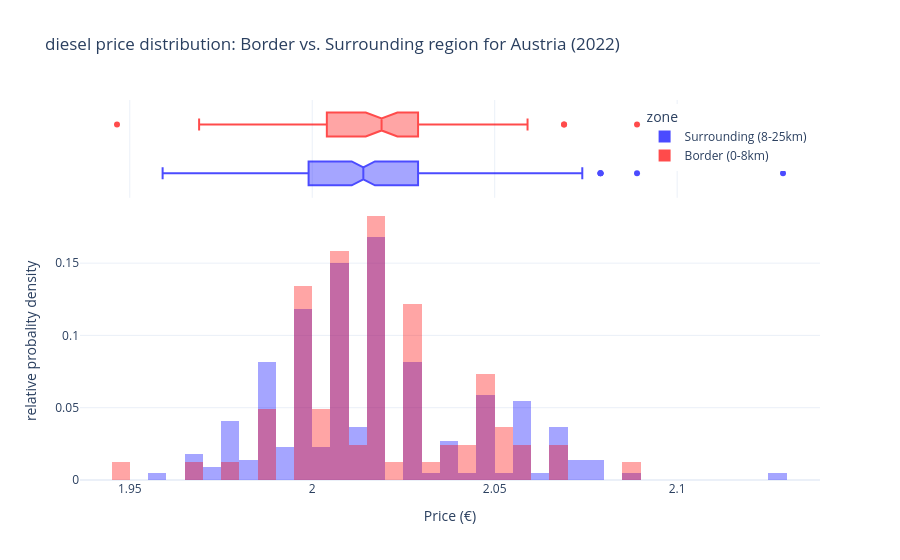

Notebook code cell kept with this figure:
### Markdown cell above
To visualize the (missing) price difference we plot the median prices for a year and for a specific border region.

### Code cell
year = 2022
country = "Austria"
 

show_border_price_difference(median_path, non_autobahn_border_path, "diesel", country, year)

### Figure 1 — Plotly figure (JSON) as saved in the notebook; plotly's stock layout.template omitted (floating-point values rounded to 4 significant figures; data arrays with more than 128 entries replaced by an {"elided": "..."} marker saying what was removed)
{"data": [{"bingroup": "x", "histnorm": "probability", "hovertemplate": "zone=Surrounding (8-25km)<br>daily median (€)=%{x}<br>probability=%{y}<extra></extra>", "legendgroup": "Surrounding (8-25km)", "marker": {"color": "blue", "opacity": 0.5, "pattern": {"shape": ""}}, "name": "Surrounding (8-25km)", "nbinsx": 40, "opacity": 0.7, "orientation": "v", "showlegend": true, "type": "histogram", "x": {"elided": "220 float values"}, "xaxis": "x", "yaxis": "y"}, {"hovertemplate": "zone=Surrounding (8-25km)<br>daily median (€)=%{x}<extra></extra>", "legendgroup": "Surrounding (8-25km)", "marker": {"color": "blue"}, "name": "Surrounding (8-25km)", "notched": true, "opacity": 0.7, "showlegend": false, "type": "box", "x": {"elided": "220 float values"}, "xaxis": "x2", "yaxis": "y2"}, {"bingroup": "x", "histnorm": "probability", "hovertemplate": "zone=Border (0-8km)<br>daily median (€)=%{x}<br>probability=%{y}<extra></extra>", "legendgroup": "Border (0-8km)", "marker": {"color": "red", "opacity": 0.5, "pattern": {"shape": ""}}, "name": "Border (0-8km)", "nbinsx": 40, "opacity": 0.7, "orientation": "v", "showlegend": true, "type": "histogram", "x": [2.019, 2.019, 2.019, 1.989, 1.989, 1.999, 2.019, 2.019, 2.054, 1.999, 2.014, 2.049, 1.999, 1.999, 2.069, 2.025, 2.009, 2.049, 2.009, 2.009, 2.029, 2.009, 2.039, 1.999, 1.999, 2.004, 2.029, 2.019, 2.019, 2.009, 1.999, 2.089, 2.009, 1.989, 2.044, 2.049, 2.009, 2.019, 2.019, 2.029, 2.026, 2.019, 2.029, 2.004, 2.069, 2.009, 2.059, 2.049, 2.019, 1.999, 2.039, 1.979, 2.004, 2.029, 2.054, 2.049, 2.024, 2.009, 2.019, 2.054, 2.009, 1.999, 2.029, 2.019, 2.019, 2.059, 2.009, 2.009, 2.049, 1.969, 2.029, 1.999, 1.989, 2.004, 1.946, 2.029, 1.999, 2.014, 2.019, 2.009, 2.034, 2.044], "xaxis": "x", "yaxis": "y"}, {"hovertemplate": "zone=Border (0-8km)<br>daily median (€)=%{x}<extra></extra>", "legendgroup": "Border (0-8km)", "marker": {"color": "red"}, "name": "Border (0-8km)", "notched": true, "opacity": 0.7, "showlegend": false, "type": "box", "x": [2.019, 2.019, 2.019, 1.989, 1.989, 1.999, 2.019, 2.019, 2.054, 1.999, 2.014, 2.049, 1.999, 1.999, 2.069, 2.025, 2.009, 2.049, 2.009, 2.009, 2.029, 2.009, 2.039, 1.999, 1.999, 2.004, 2.029, 2.019, 2.019, 2.009, 1.999, 2.089, 2.009, 1.989, 2.044, 2.049, 2.009, 2.019, 2.019, 2.029, 2.026, 2.019, 2.029, 2.004, 2.069, 2.009, 2.059, 2.049, 2.019, 1.999, 2.039, 1.979, 2.004, 2.029, 2.054, 2.049, 2.024, 2.009, 2.019, 2.054, 2.009, 1.999, 2.029, 2.019, 2.019, 2.059, 2.009, 2.009, 2.049, 1.969, 2.029, 1.999, 1.989, 2.004, 1.946, 2.029, 1.999, 2.014, 2.019, 2.009, 2.034, 2.044], "xaxis": "x2", "yaxis": "y2"}], "layout": {"barmode": "overlay", "legend": {"title": {"text": "zone"}, "tracegroupgap": 0, "x": 0.99, "xanchor": "right", "y": 0.99, "yanchor": "top"}, "title": {"text": "diesel price distribution: Border vs. Surrounding region for Austria (2022)"}, "xaxis": {"anchor": "y", "domain": [0, 1], "title": {"text": "Price (€)"}}, "xaxis2": {"anchor": "y2", "domain": [0, 1], "matches": "x", "showgrid": true, "showticklabels": false}, "yaxis": {"anchor": "x", "domain": [0, 0.7326], "title": {"text": "relative probality density"}}, "yaxis2": {"anchor": "x2", "domain": [0.7426, 1], "matches": "y2", "showgrid": false, "showline": false, "showticklabels": false, "ticks": ""}}}
